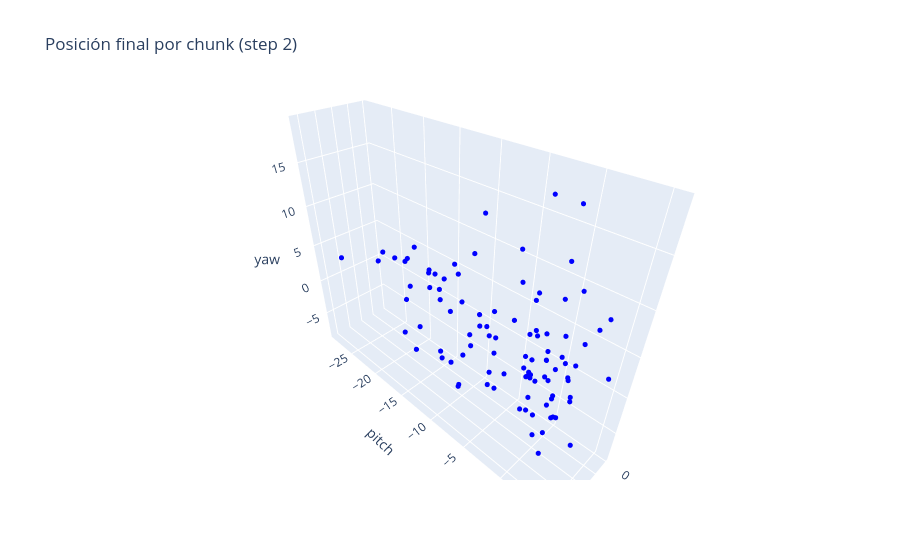

Write notebook code for a chart like this one.
### Code cell
import plotly.express as px

summed = Dataset(archivo=archivo).filter_by_step(step).filter_only_last_vector().sum_by_chunk().data

fig = px.scatter_3d(summed, x="roll", y="pitch", z="yaw",
                    title=f"Posición final por chunk (step {step})")

fig.update_traces(marker=dict(size=3, color="blue"))
fig.show()
